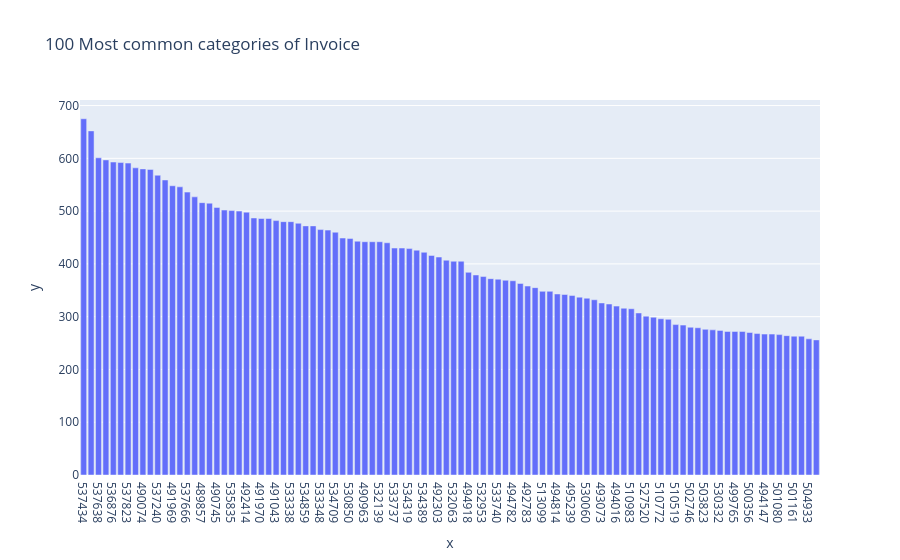

Source (notebook cell):
### Markdown cell above
Se observa que la variable Price es de tipo numérico decimal (float) y presenta 525.461 observaciones, con un promedio de 4.69. Se observan valores extremos, con un mínimo de -53.594 y un máximo de 25.111. lo que indica presencia de outliers. Existen 3 valores negativos, asociados a ajustes, y un 0.7% de precios iguales a cero, que podrían corresponder a errores o promociones. La distribución presenta alta asímetria y curtosis, lo cual se muestra en el histograma, visualizando una fuerte concentración en valores bajos (skew < 0) y algunos valores extremos (los negativos y outliers por kurt alta), como en el boxplot. Además, no se observan datos faltantes. Como también, el 75% de los datos se situan en el precio 4.21 o menos. Por último se muestra que al descartar los outliers mediante valores alejados en tres z_score, se observa una disminución del efecto en valores extremos, visualizando de mejor manera la distribución real, donde los precios se concentran entre 0 y 10 aprox.

### Code cell
profile_serie(df_retail["Invoice"])

### Figure 1 — Plotly figure (JSON) as saved in the notebook; plotly's stock layout.template omitted (floating-point values rounded to 4 significant figures)
{"data": [{"hovertemplate": "x=%{x}<br>y=%{y}<extra></extra>", "legendgroup": "", "marker": {"color": "#636efa", "pattern": {"shape": ""}}, "name": "", "orientation": "v", "showlegend": false, "textposition": "auto", "type": "bar", "x": ["537434", "538071", "537638", "537237", "536876", "536592", "537823", "536031", "490074", "491966", "537240", "490149", "491969", "490741", "537666", "536544", "489857", "513574", "490745", "489597", "535835", "491155", "492414", "532642", "491970", "492782", "491043", "492425", "533338", "491041", "534859", "535322", "533348", "503185", "534709", "491971", "530850", "535407", "490963", "531843", "532139", "534289", "533737", "534459", "534319", "489856", "534389", "498133", "492303", "532826", "532063", "532419", "494918", "531036", "532953", "533065", "533740", "531489", "494782", "495070", "492783", "531387", "513099", "529727", "494814", "492226", "495239", "494378", "530060", "494386", "493073", "530140", "494016", "493079", "510983", "500462", "527520", "504916", "510772", "530422", "510519", "494495", "502746", "493260", "503823", "500918", "530332", "494381", "499765", "503426", "500356", "494685", "494147", "510637", "501080", "494379", "501161", "525753", "504933", "521202"], "xaxis": "x", "y": [675, 652, 601, 597, 593, 592, 591, 582, 580, 579, 568, 559, 548, 546, 536, 527, 516, 515, 507, 502, 501, 500, 498, 487, 486, 486, 482, 480, 480, 477, 472, 472, 465, 464, 460, 449, 448, 443, 442, 442, 442, 440, 430, 430, 429, 426, 422, 416, 413, 407, 405, 405, 384, 379, 376, 372, 371, 369, 368, 363, 358, 355, 348, 348, 343, 342, 340, 337, 335, 332, 326, 324, 320, 316, 315, 307, 301, 299, 296, 295, 285, 284, 280, 279, 276, 275, 274, 272, 272, 272, 270, 268, 267, 267, 266, 264, 263, 263, 258, 256], "yaxis": "y"}], "layout": {"barmode": "relative", "legend": {"tracegroupgap": 0}, "title": {"text": "100 Most common categories of Invoice"}, "xaxis": {"anchor": "y", "domain": [0, 1], "title": {"text": "x"}}, "yaxis": {"anchor": "x", "domain": [0, 1], "title": {"text": "y"}}}}
